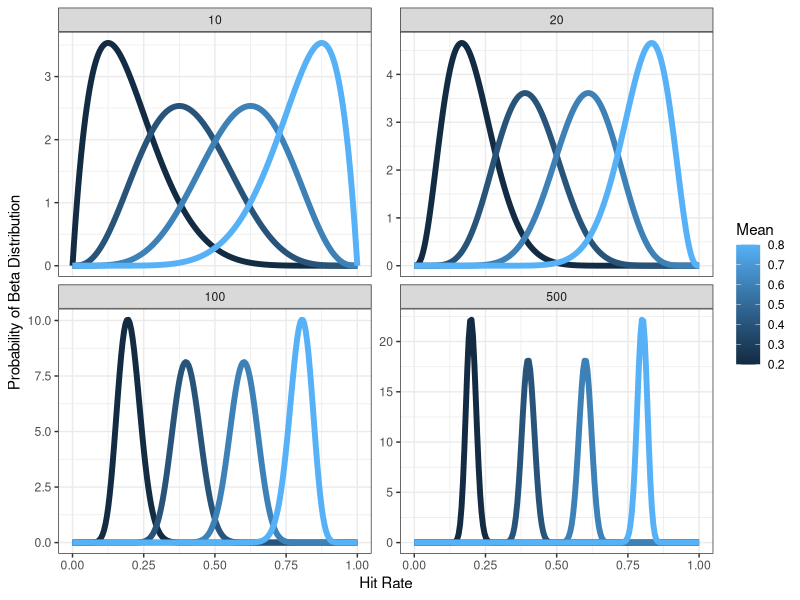

Recreate this plot in R.
## ---- chunk 1

# inspired by
# https://www.jumpingrivers.com/blog/knitr-default-options-settings-hooks/
knitr::opts_chunk$set(
  echo = FALSE,
  cache = TRUE,
  cache.path = "cache/derive_sigmoid_model/",
  fig.path = "derive_sigmoid_model_files/",
  fig.retina = 2, # Control using dpi
  fig.width = 6,  # generated images
  fig.height = 5, # generated images
  fig.pos = "t",  # pdf mode
  fig.align = "center",
  dpi = if (knitr::is_latex_output()) 72 else 300, 
  out.width = "100%")

algorithm <- "meanfield"

## ---- chunk 2
suppressWarnings(suppressMessages(library(tidyverse)))
## ---- chunk 3
data <- expand.grid(
  mu = c(.2, .4, .6, .8),
  size = c(10, 20, 100, 500),
  x = seq(from = 0, to = 1, length.out = 200)) |>
  dplyr::mutate(
    p = dbeta(
      x = x,
      shape1 = mu * size,
      shape2 = (1 - mu) * size))
## ---- chunk 4
ggplot2::ggplot(data=data) +
  ggplot2::theme_bw() +
  ggplot2::geom_line(
    mapping = ggplot2::aes(
      x = x,
      y = p,
      color = mu,
      group = mu),
    size = 2) +
  ggplot2::facet_wrap(~size, scales = "free_y") +
  ggplot2::scale_x_continuous("Hit Rate") +
  ggplot2::scale_y_continuous("Probability of Beta Distribution") +
  ggplot2::scale_color_continuous("Mean")
